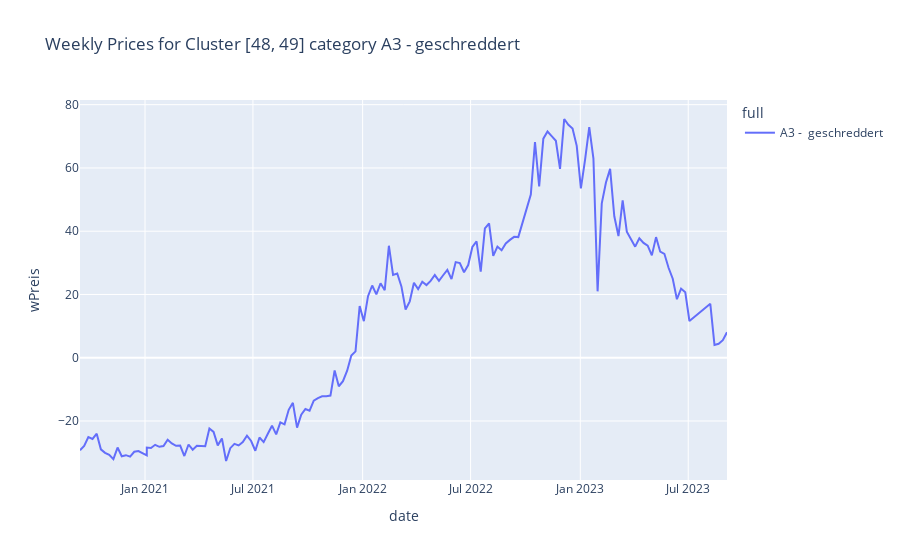

The notebook cell saved with this chart:
### Code cell
fig = px.line(TS5_A3, x='date', y='wPreis', color='full', title='Weekly Prices for Cluster [48, 49] category A3 - geschreddert')
fig.show()

### Figure 1 — Plotly figure (JSON) as saved in the notebook; plotly's stock layout.template omitted (floating-point values rounded to 4 significant figures; data arrays with more than 128 entries replaced by an {"elided": "..."} marker saying what was removed)
{"data": [{"hovertemplate": "full=A3 -  geschreddert<br>date=%{x}<br>wPreis=%{y}<extra></extra>", "legendgroup": "A3 -  geschreddert", "line": {"color": "#636efa", "dash": "solid"}, "marker": {"symbol": "circle"}, "mode": "lines", "name": "A3 -  geschreddert", "orientation": "v", "showlegend": true, "type": "scatter", "x": {"elided": "150 str values"}, "xaxis": "x", "y": {"elided": "150 float values"}, "yaxis": "y"}], "layout": {"legend": {"title": {"text": "full"}, "tracegroupgap": 0}, "title": {"text": "Weekly Prices for Cluster [48, 49] category A3 - geschreddert"}, "xaxis": {"anchor": "y", "domain": [0, 1], "title": {"text": "date"}}, "yaxis": {"anchor": "x", "domain": [0, 1], "title": {"text": "wPreis"}}}}
